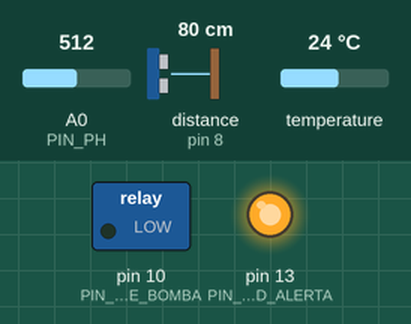
Simulated run of this sketch. Board: Arduino Leonardo, built with avr-gcc and run on an emulated ATmega32U4. Shown: switched loads named in the sketch (green lamp = pin HIGH), output pins drawn as LEDs (lit = HIGH). Wiring (inferred from the names in the program): ultrasonic range finder: trigger pin 7; echo pin 8. The inputs (shaded band) are chosen by the test bench; at power-on: distance to the obstacle (sensor on pin 8) 80 cm, A0 (PIN_PH) = 512, temperature 24 °C. The echo pulse lasts 58.3 µs per cm; pins used as bus, display or sensor lines are not drawn; what the sketch prints to the serial monitor is not drawn.

Above: at 6.2 s.
6.3 s: distance to the obstacle (sensor on pin 8) set to 70 cm
At 9.7 s:
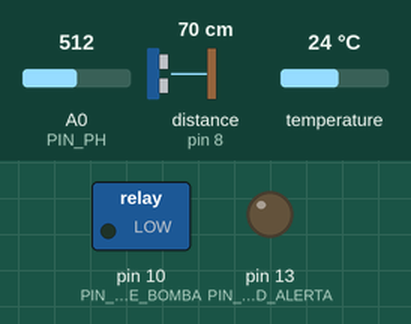
10.3 s: distance to the obstacle (sensor on pin 8) set to 63 cm
At 13.9 s:
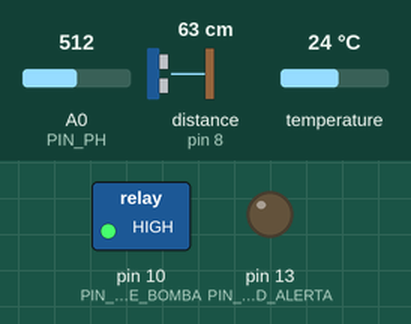
Timing chart, 0 to 15.4 s (numbered marks = the images above; inputs shaded):
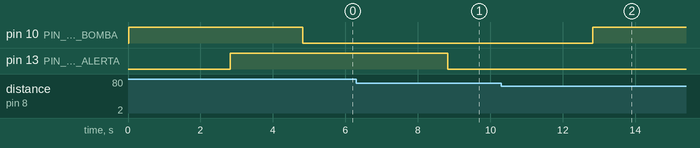

The sketch:

estanque_monitor_bt.ino
```cpp
/**
 * Sistema de Monitoreo de Agua en Estanque - Bluetooth HC-05
 * Control por Serial1 (pines 18/19 en Mega) o SoftwareSerial (Uno)
 *
 * Protocolo: comandos terminados en '\n'
 *   BOMBA:ON | BOMBA:OFF
 *   MODO:AUTO | MODO:MANUAL
 *   UMBRAL:NIVEL:min:max
 *   UMBRAL:TEMP:min:max
 *   UMBRAL:PH:min:max
 *   ESTADO | AYUDA | RESET
 */

#include "Sensores.h"
#include "Bomba.h"
#include "Umbral.h"
#include "Controlador.h"
#include "BluetoothManager.h"

// ============ PINES ============
#define PIN_TRIG        7
#define PIN_ECHO        8
#define PIN_TEMP        9
#define PIN_PH          A0
#define PIN_RELE_BOMBA  10
#define PIN_LED_ALERTA  13

// Bluetooth en Mega: Serial1 (pines 18=TX, 19=RX)
// En Uno/Nano: usar SoftwareSerial(10, 11)
#define BT_BAUD        9600

// ============ OBJETOS GLOBALES ============
SensorNivel       sensorNivel(PIN_TRIG, PIN_ECHO, 100.0);
SensorTemperatura sensorTemp(PIN_TEMP);
SensorPH          sensorPH(PIN_PH);
BombaAgua         bomba(PIN_RELE_BOMBA);
Controlador       controlador(&sensorNivel, &sensorTemp, &sensorPH, &bomba);
BluetoothManager  bt(&Serial1);   // Mega usa Serial1

// ============ TEMPORIZACIÓN ============
unsigned long ultimaLectura = 0;
unsigned long ultimoEnvioBT = 0;
const unsigned long INTERVALO_LECTURA = 2000;   // 2 s
const unsigned long INTERVALO_ENVIO_BT = 5000;  // 5 s (estado periódico)

// ============ SETUP ============
void setup() {
    Serial.begin(9600);              // USB debug
    Serial.println(F("=== Estanque BT v1.0 ==="));

    pinMode(PIN_LED_ALERTA, OUTPUT);
    digitalWrite(PIN_LED_ALERTA, LOW);

    // Iniciar Bluetooth
    bt.iniciar(BT_BAUD);
    bt.enviarLinea(F("BT:READY"));    // notificación al emparejar

    // Iniciar sensores
    sensorNivel.iniciar();
    sensorTemp.iniciar();
    sensorPH.iniciar();
    bomba.iniciar();

    // Umbrales por defecto (personalizables vía BT)
    controlador.configurarUmbral(TIPO_NIVEL,       30.0, 90.0);
    controlador.configurarUmbral(TIPO_TEMPERATURA, 18.0, 30.0);
    controlador.configurarUmbral(TIPO_PH,           6.5,  8.5);
    controlador.setModo(MODO_AUTOMATICO);

    Serial.println(F("Sistema listo. Esperando conexión BT..."));
}

// ============ LOOP PRINCIPAL ============
void loop() {
    // 1. Procesar comandos entrantes por Bluetooth
    bt.procesarComandos(controlador);

    // 2. Ciclo de monitoreo
    if (millis() - ultimaLectura >= INTERVALO_LECTURA) {
        ultimaLectura = millis();
        controlador.cicloMonitoreo();
        actualizarLED();
    }

    // 3. Envío periódico de estado por BT
    if (millis() - ultimoEnvioBT >= INTERVALO_ENVIO_BT && bt.estaConectado()) {
        ultimoEnvioBT = millis();
        enviarEstadoBT();
    }
}

// ============ ESTADO POR BLUETOOTH ============
void enviarEstadoBT() {
    // Formato: STATE:nivel:temp:ph:bomba:modo:alerta
    char buf[80];
    snprintf(buf, sizeof(buf),
        "STATE:%.1f:%.1f:%.2f:%s:%s:%d",
        sensorNivel.leerNivel(),
        sensorTemp.leerTemperatura(),
        sensorPH.leerPH(),
        bomba.getEstadoTexto(),
        controlador.getModoTexto(),
        controlador.hayAlerta() ? 1 : 0);
    bt.enviarLinea(buf);
}

void actualizarLED() {
    digitalWrite(PIN_LED_ALERTA,
        controlador.hayAlerta() ? HIGH : LOW);
}
```

BluetoothManager.cpp
```cpp
// ============ BluetoothManager.cpp ============
#include "BluetoothManager.h"

BluetoothManager::BluetoothManager(Stream* serial)
    : puerto(serial), conectado(false), ultimoMensaje(0) {
    bufferRx.reserve(64);
}

void BluetoothManager::iniciar(unsigned long baud) {
    // En Mega, Serial1 se inicia directo.
    // En Uno, aquí iría: ((SoftwareSerial*)puerto)->begin(baud);
    Serial1.begin(baud);   // ⚠️ específico Mega
    bufferRx = "";
    conectado = true;      // HC-05 conectado por hardware al emparejar
    ultimoMensaje = millis();
}

void BluetoothManager::procesarComandos(Controlador& ctrl) {
    while (puerto->available()) {
        char c = puerto->read();
        ultimoMensaje = millis();
        conectado = true;

        if (c == '\n' || c == '\r') {
            if (bufferRx.length() > 0) {
                bufferRx.trim();
                if (bufferRx.length() > 0) {
                    procesarLinea(bufferRx, ctrl);
                }
                bufferRx = "";
            }
        } else if (bufferRx.length() < 60) {
            bufferRx += c;
        } else {
            bufferRx = "";   // descartar línea demasiado larga
        }
    }

    // Detectar desconexión por inactividad
    if (conectado && (millis() - ultimoMensaje > TIMEOUT_CONEXION)) {
        conectado = false;
    }
}

void BluetoothManager::procesarLinea(const String& linea, Controlador& ctrl) {
    // Protocolo: CMD:param1:param2:...
    // Ej: BOMBA:ON  |  UMBRAL:NIVEL:25:95

    int p1 = linea.indexOf(':');
    String cmd = (p1 < 0) ? linea : linea.substring(0, p1);
    cmd.toUpperCase();

    // --- BOMBA:ON / BOMBA:OFF ---
    if (cmd == "BOMBA") {
        if (p1 < 0) { responderError(F("falta_accion")); return; }
        String accion = linea.substring(p1 + 1);
        accion.toUpperCase();

        if (accion == "ON") {
            ctrl.comandoManual(true);
            responderOK(F("BOMBA:ON"));
        } else if (accion == "OFF") {
            ctrl.comandoManual(false);
            responderOK(F("BOMBA:OFF"));
        } else {
            responderError(F("accion_invalida"));
        }
        return;
    }

    // --- MODO:AUTO / MODO:MANUAL ---
    if (cmd == "MODO") {
        if (p1 < 0) { responderError(F("falta_modo")); return; }
        String m = linea.substring(p1 + 1);
        m.toUpperCase();

        if (m == "AUTO") {
            ctrl.setModo(MODO_AUTOMATICO);
            responderOK(F("MODO:AUTO"));
        } else if (m == "MANUAL") {
            ctrl.setModo(MODO_MANUAL);
            responderOK(F("MODO:MANUAL"));
        } else {
            responderError(F("modo_invalido"));
        }
        return;
    }

    // --- UMBRAL:TIPO:min:max ---
    if (cmd == "UMBRAL") {
        int p2 = linea.indexOf(':', p1 + 1);
        int p3 = linea.indexOf(':', p2 + 1);
        if (p1 < 0 || p2 < 0 || p3 < 0) {
            responderError(F("formato_umbral"));
            return;
        }

        String param = linea.substring(p1 + 1, p2);
        param.toUpperCase();
        float vmin = linea.substring(p2 + 1, p3).toFloat();
        float vmax = linea.substring(p3 + 1).toFloat();

        TipoParametro t;
        if      (param == "NIVEL") t = TIPO_NIVEL;
        else if (param == "TEMP")  t = TIPO_TEMPERATURA;
        else if (param == "PH")    t = TIPO_PH;
        else { responderError(F("param_invalido")); return; }

        if (ctrl.configurarUmbral(t, vmin, vmax)) {
            char buf[48];
            snprintf(buf, sizeof(buf),
                "OK:UMBRAL:%s:%.1f:%.1f",
                param.c_str(), vmin, vmax);
            enviarLinea(buf);
        } else {
            responderError(F("rango_invalido"));
        }
        return;
    }

    // --- ESTADO ---
    if (cmd == "ESTADO") {
        enviarLinea(F("INFO:consultar_estado_periodico"));
        return;
    }

    // --- AYUDA ---
    if (cmd == "AYUDA" || cmd == "HELP") {
        enviarLinea(F("CMDS:BOMBA:ON/OFF,MODO:AUTO/MANUAL,"));
        enviarLinea(F("UMBRAL:NIVEL|TEMP|PH:min:max,ESTADO"));
        return;
    }

    // --- PING (para mantener conexión viva) ---
    if (cmd == "PING") {
        enviarLinea(F("PONG"));
        return;
    }

    // --- RESET (reinicia umbrales) ---
    if (cmd == "RESET") {
        ctrl.configurarUmbral(TIPO_NIVEL,       30.0, 90.0);
        ctrl.configurarUmbral(TIPO_TEMPERATURA, 18.0, 30.0);
        ctrl.configurarUmbral(TIPO_PH,           6.5,  8.5);
        ctrl.setModo(MODO_AUTOMATICO);
        responderOK(F("RESET"));
        return;
    }

    responderError(F("cmd_desconocido"));
}

void BluetoothManager::responderOK(const String& eco) {
    enviarLinea("OK:" + eco);
}

void BluetoothManager::responderError(const String& motivo) {
    enviarLinea("ERR:" + motivo);
}

void BluetoothManager::enviarLinea(const String& msg) {
    puerto->println(msg);
}

void BluetoothManager::enviarLinea(const char* msg) {
    puerto->println(msg);
}
```

BluetoothManager.h
```cpp
// ============ BluetoothManager.h ============
#ifndef BLUETOOTH_MANAGER_H
#define BLUETOOTH_MANAGER_H

#include <Arduino.h>
#include "Controlador.h"

class BluetoothManager {
private:
    Stream*  puerto;                 // Serial1 (Mega) o SoftwareSerial (Uno)
    String   bufferRx;
    bool     conectado;
    unsigned long ultimoMensaje;
    const unsigned long TIMEOUT_CONEXION = 30000;  // 30 s sin datos = desconectado

public:
    BluetoothManager(Stream* serial);
    void iniciar(unsigned long baud);
    void procesarComandos(Controlador& ctrl);
    void enviarLinea(const String& msg);
    void enviarLinea(const char* msg);
    bool estaConectado() const { return conectado; }
    void setConectado(bool c) { conectado = c; }

private:
    void procesarLinea(const String& linea, Controlador& ctrl);
    void responderOK(const String& eco);
    void responderError(const String& motivo);
};

#endif
```

Bomba.cpp
```cpp
// ============ Bomba.cpp ============
#include "Bomba.h"

BombaAgua::BombaAgua(uint8_t pin, bool activoBajo)
    : pinRele(pin), estado(BOMBA_INACTIVA), releActivoBajo(activoBajo),
      inicioActivacion(0), tiempoTotalActiva(0) {}

void BombaAgua::iniciar() {
    pinMode(pinRele, OUTPUT);
    desactivar();   // fail-safe
}

void BombaAgua::activar() {
    if (estado == BOMBA_ACTIVA) return;
    digitalWrite(pinRele, releActivoBajo ? LOW : HIGH);
    estado = BOMBA_ACTIVA;
    inicioActivacion = millis();
}

void BombaAgua::desactivar() {
    if (estado == BOMBA_ACTIVA) {
        tiempoTotalActiva += millis() - inicioActivacion;
    }
    digitalWrite(pinRele, releActivoBajo ? HIGH : LOW);
    estado = BOMBA_INACTIVA;
}

const char* BombaAgua::getEstadoTexto() const {
    switch (estado) {
        case BOMBA_ACTIVA:   return "ON";
        case BOMBA_INACTIVA: return "OFF";
        case BOMBA_FALLA:    return "FALLA";
    }
    return "?";
}
```

Bomba.h
```cpp
// ============ Bomba.h ============
#ifndef BOMBA_H
#define BOMBA_H

#include <Arduino.h>

enum EstadoBomba { BOMBA_INACTIVA, BOMBA_ACTIVA, BOMBA_FALLA };

class BombaAgua {
private:
    uint8_t       pinRele;
    EstadoBomba   estado;
    bool          releActivoBajo;
    unsigned long inicioActivacion, tiempoTotalActiva;
public:
    BombaAgua(uint8_t pin, bool activoBajo = true);
    void iniciar();
    void activar();
    void desactivar();
    EstadoBomba getEstado() const { return estado; }
    const char* getEstadoTexto() const;
    bool estaActiva() const { return estado == BOMBA_ACTIVA; }
};

#endif
```

Controlador.cpp
```cpp
// ============ Controlador.cpp ============
#include "Controlador.h"

Controlador::Controlador(SensorNivel* n, SensorTemperatura* t,
                         SensorPH* ph, BombaAgua* b)
    : sNivel(n), sTemp(t), sPH(ph), bomba(b),
      umbralNivel(TIPO_NIVEL, 30, 90),
      umbralTemp(TIPO_TEMPERATURA, 18, 30),
      umbralPH(TIPO_PH, 6.5, 8.5),
      modo(MODO_AUTOMATICO), alertaActiva(false),
      ultimaActivacion(0) {}

void Controlador::cicloMonitoreo() {
    float nivel = sNivel->leer();
    float temp  = sTemp->leer();
    float ph    = sPH->leer();
    verificarAlertas(nivel, temp, ph);
    if (modo == MODO_AUTOMATICO) {
        evaluarAutomatico(nivel, temp, ph);
    }
}

void Controlador::evaluarAutomatico(float nivel, float temp, float ph) {
    bool necesitaBomba = umbralNivel.estaBajoMinimo(nivel);
    bool nivelAlto     = (nivel > umbralNivel.getMaximo());
    bool tempCritica   = (temp > umbralTemp.getMaximo() + 5.0f);

    if (nivelAlto || tempCritica) {
        if (bomba->estaActiva()) bomba->desactivar();
        return;
    }

    if (necesitaBomba && !bomba->estaActiva()) {
        if (millis() - ultimaActivacion > MIN_TIEMPO_ENTRE_ACTIVACIONES) {
            bomba->activar();
            ultimaActivacion = millis();
        }
    }
    else if (!necesitaBomba && bomba->estaActiva()) {
        float objetivo = umbralNivel.getMinimo() * 1.10f;
        if (nivel >= objetivo) bomba->desactivar();
    }
}

void Controlador::verificarAlertas(float nivel, float temp, float ph) {
    alertaActiva = umbralNivel.estaFueraDeRango(nivel) ||
                   umbralTemp.estaFueraDeRango(temp)  ||
                   umbralPH.estaFueraDeRango(ph);
}

bool Controlador::configurarUmbral(TipoParametro tipo, float min, float max) {
    switch (tipo) {
        case TIPO_NIVEL:       return umbralNivel.setUmbrales(min, max);
        case TIPO_TEMPERATURA: return umbralTemp.setUmbrales(min, max);
        case TIPO_PH:          return umbralPH.setUmbrales(min, max);
        default:               return false;
    }
}

void Controlador::comandoManual(bool encender) {
    if (encender) bomba->activar();
    else          bomba->desactivar();
}
```

Controlador.h
```cpp
// ============ Controlador.h ============
#ifndef CONTROLADOR_H
#define CONTROLADOR_H

#include "Sensores.h"
#include "Bomba.h"
#include "Umbral.h"

enum ModoOperacion { MODO_AUTOMATICO, MODO_MANUAL };

class Controlador {
private:
    SensorNivel*       sNivel;
    SensorTemperatura* sTemp;
    SensorPH*          sPH;
    BombaAgua*         bomba;
    Umbral umbralNivel, umbralTemp, umbralPH;
    ModoOperacion modo;
    bool alertaActiva;
    unsigned long ultimaActivacion;
    const unsigned long MIN_TIEMPO_ENTRE_ACTIVACIONES = 3000;
public:
    Controlador(SensorNivel*, SensorTemperatura*, SensorPH*, BombaAgua*);
    void cicloMonitoreo();
    bool configurarUmbral(TipoParametro tipo, float min, float max);
    void comandoManual(bool encender);
    void setModo(ModoOperacion m) { modo = m; }
    const char* getModoTexto() const {
        return (modo == MODO_AUTOMATICO) ? "AUTO" : "MANUAL";
    }
    bool hayAlerta() const { return alertaActiva; }
private:
    void evaluarAutomatico(float nivel, float temp, float ph);
    void verificarAlertas(float nivel, float temp, float ph);
};

#endif
```

Sensores.cpp
```cpp
// ============ Sensores.cpp ============
#include "Sensores.h"

// ---------- SensorNivel ----------
SensorNivel::SensorNivel(uint8_t trig, uint8_t echo, float altura)
    : pinTrig(trig), pinEcho(echo), nivelActual(0), alturaEstanque(altura) {}

void SensorNivel::iniciar() {
    pinMode(pinTrig, OUTPUT);
    pinMode(pinEcho, INPUT);
    digitalWrite(pinTrig, LOW);
}

float SensorNivel::leer() {
    digitalWrite(pinTrig, LOW);  delayMicroseconds(2);
    digitalWrite(pinTrig, HIGH); delayMicroseconds(10);
    digitalWrite(pinTrig, LOW);

    unsigned long dur = pulseIn(pinEcho, HIGH, 30000UL);
    if (dur == 0) return nivelActual;

    float distancia = dur * 0.0343f / 2.0f;
    if (distancia < 0) distancia = 0;
    if (distancia > alturaEstanque) distancia = alturaEstanque;

    nivelActual = alturaEstanque - distancia;
    return nivelActual;
}

// ---------- SensorTemperatura ----------
SensorTemperatura::SensorTemperatura(uint8_t pin)
    : pinDatos(pin), oneWire(nullptr), ds(nullptr), ultimaTemp(25.0) {}

void SensorTemperatura::iniciar() {
    oneWire = new OneWire(pinDatos);
    ds      = new DallasTemperature(oneWire);
    ds->begin();
}

float SensorTemperatura::leer() {
    ds->requestTemperatures();
    float t = ds->getTempCByIndex(0);
    if (t == DEVICE_DISCONNECTED_C) return ultimaTemp;
    ultimaTemp = t;
    return t;
}

// ---------- SensorPH ----------
SensorPH::SensorPH(uint8_t pin, float pH7, float slope)
    : pinAnalogico(pin), pHNeutro(pH7), pendiente(slope) {}

void SensorPH::iniciar() {
    pinMode(pinAnalogico, INPUT);
}

float SensorPH::leer() {
    long suma = 0;
    for (uint8_t i = 0; i < 10; i++) {
        suma += analogRead(pinAnalogico);
        delay(5);
    }
    float adc = suma / 10.0f;
    float voltaje = adc * (5.0f / 1023.0f);
    float ph = 7.0f + (pHNeutro - voltaje) / pendiente;
    if (ph < 0)  ph = 0;
    if (ph > 14) ph = 14;
    return ph;
}
```

Sensores.h
```cpp
// ============ Sensores.h ============
#ifndef SENSORES_H
#define SENSORES_H

#include <Arduino.h>
#include <OneWire.h>
#include <DallasTemperature.h>

class ISensorAgua {
public:
    virtual void  iniciar() = 0;
    virtual float leer()    = 0;
    virtual ~ISensorAgua() {}
};

class SensorNivel : public ISensorAgua {
private:
    uint8_t pinTrig, pinEcho;
    float nivelActual, alturaEstanque;
public:
    SensorNivel(uint8_t trig, uint8_t echo, float altura = 100.0);
    void  iniciar() override;
    float leer() override;
    float leerNivel() { return leer(); }
    float getNivelActual() const { return nivelActual; }
};

class SensorTemperatura : public ISensorAgua {
private:
    uint8_t pinDatos;
    OneWire* oneWire;
    DallasTemperature* ds;
    float ultimaTemp;
public:
    SensorTemperatura(uint8_t pin);
    void  iniciar() override;
    float leer() override;
    float leerTemperatura() { return leer(); }
};

class SensorPH : public ISensorAgua {
private:
    uint8_t pinAnalogico;
    float pHNeutro, pendiente;
public:
    SensorPH(uint8_t pin, float pH7 = 2.5, float slope = 0.18);
    void  iniciar() override;
    float leer() override;
    float leerPH() { return leer(); }
};

#endif
```

Umbral.cpp
```cpp
// ============ Umbral.cpp ============
#include "Umbral.h"

Umbral::Umbral() : tipo(TIPO_NIVEL), minimo(0), maximo(100), activo(false) {}

Umbral::Umbral(TipoParametro t, float min, float max)
    : tipo(t), minimo(min), maximo(max), activo(true) {}

bool Umbral::setUmbrales(float min, float max) {
    if (min >= max) return false;
    minimo = min;
    maximo = max;
    activo = true;
    return true;
}

bool Umbral::estaFueraDeRango(float v) const {
    return activo && (v < minimo || v > maximo);
}

bool Umbral::estaBajoMinimo(float v) const {
    return activo && (v < minimo);
}
```

Umbral.h
```cpp
// ============ Umbral.h ============
#ifndef UMBRAL_H
#define UMBRAL_H

#include <Arduino.h>

enum TipoParametro { TIPO_NIVEL, TIPO_TEMPERATURA, TIPO_PH };

class Umbral {
private:
    TipoParametro tipo;
    float minimo, maximo;
    bool  activo;
public:
    Umbral();
    Umbral(TipoParametro t, float min, float max);
    bool  setUmbrales(float min, float max);
    bool  estaFueraDeRango(float v) const;
    bool  estaBajoMinimo(float v) const;
    float getMinimo() const { return minimo; }
    float getMaximo() const { return maximo; }
    TipoParametro getTipo() const { return tipo; }
};

#endif
```

Measured:
- the behaviour switches between 71 and 70 cm on distance to the obstacle (sensor on pin 8) (found by bisection; images 0 and 1)
- the behaviour switches between 68 and 67 cm on distance to the obstacle (sensor on pin 8) (found by bisection; images 1 and 2)
- after the input at 6.3 s, pin 13 (PIN_LED_ALERTA): HIGH → LOW after 2.5 s
- after the input at 10.3 s, pin 10 (PIN_RELE_BOMBA): LOW → HIGH after 2.5 s
